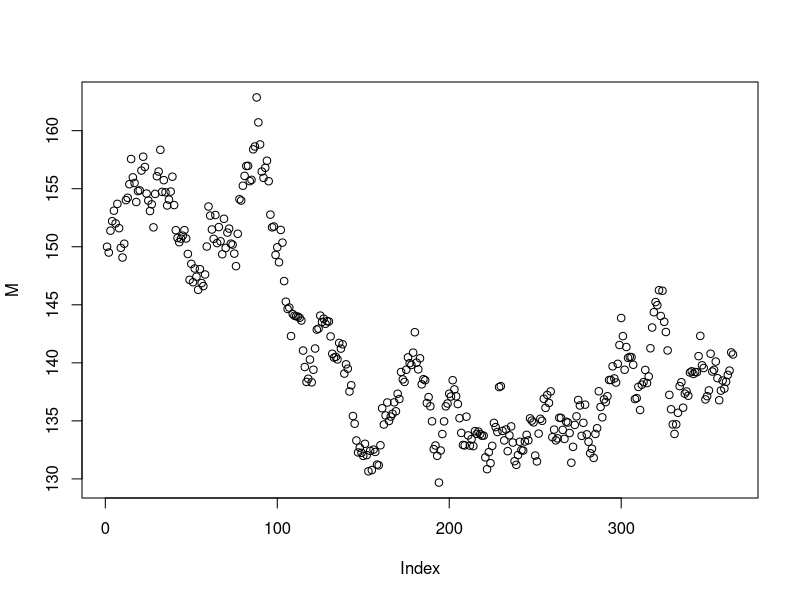
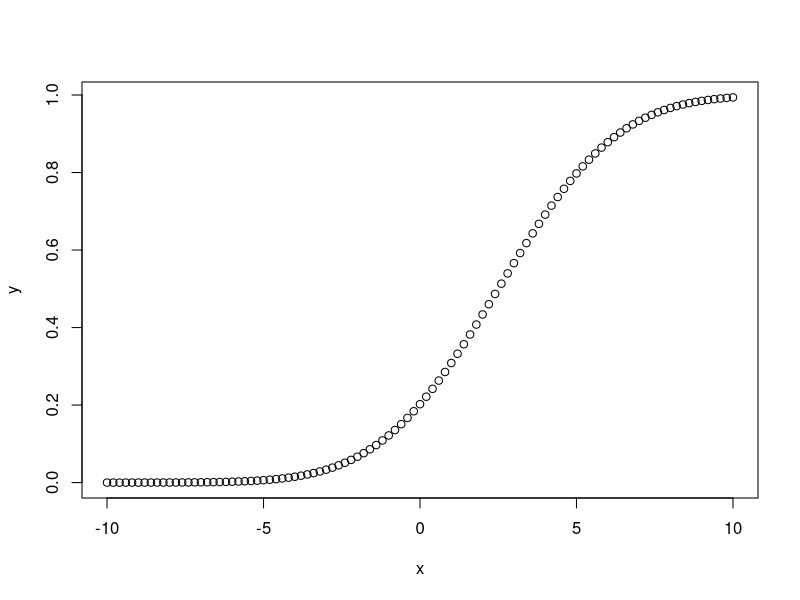
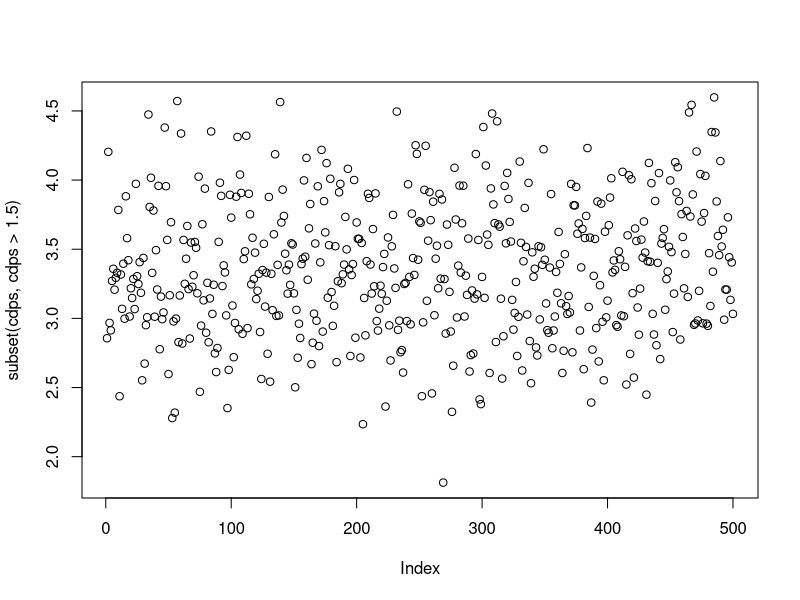

Source code (R) for these figures, in order:
library(truncnorm)
mu <- 0.05 #annual drift in M
sigma <- 0.2 #annual volatility

t=1
dt=1/365

f <- M <- rep(0, times=t/dt) #fill the q,b,f, and M vectors with zeroes
M[1]=150

for(i in 2:(t/dt)){
  f[i] <- f[i-1]+sqrt(dt)*rnorm(1) #f simulates brownian motion
  M[i] <- M[1]*exp((mu-(sigma^2)/2)*(i*dt)+sigma*f[i]) #market cap calc based on GBM

}

par(mfrow=c(1,1))
plot(M)
summary(f)
rnorm(1)

x <- seq(-10,10,by = .2)
# Choose the mean as 2.5 and standard deviation as 2. 
y <- pnorm(x, mean = 2.5, sd = 3)
# Plot the graph.
plot(x,y)

coll_rat <- 5.2
cdps <- rnorm(500,(coll_rat+1.5)/2,.5)
plot(subset(cdps, cdps>1.5))
